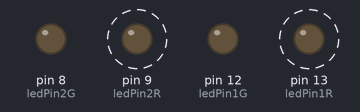
Simulated run of this sketch. Board: Arduino Uno, built with avr-gcc and run on an emulated ATmega328P. Shown: output pins drawn as LEDs (lit = HIGH). Dashed ring = blinking.

Above: at 0.05 s.
Timing chart, 0 to 3.0 s (numbered marks = the images above):
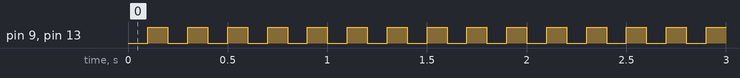

Measured:
- by itself, pin 9 (ledPin2R), pin 13 (ledPin1R): alternates HIGH for 0.10 s and LOW for 0.10 s

The sketch:

ledtest.ino
```cpp
int ledPin1G = 12;
int ledPin1R = 13;
int ledPin2G = 8;
int ledPin2R = 9;

void setup() {
  // put your setup code here, to run once:


  pinMode(ledPin1G, OUTPUT);
  pinMode(ledPin1R, OUTPUT);
  pinMode(ledPin2G, OUTPUT);
  pinMode(ledPin2R, OUTPUT);
}

void loop() {
  // put your main code here, to run repeatedly:
  digitalWrite(ledPin1R, LOW);
  digitalWrite(ledPin2R, LOW);
  digitalWrite(ledPin1G, LOW);
  digitalWrite(ledPin2G, LOW);
  delay(100);
  digitalWrite(ledPin1R, HIGH);
  digitalWrite(ledPin2R, HIGH);
  delay(100);
  digitalWrite(ledPin1R, LOW);
  digitalWrite(ledPin2R, LOW);


}
```
